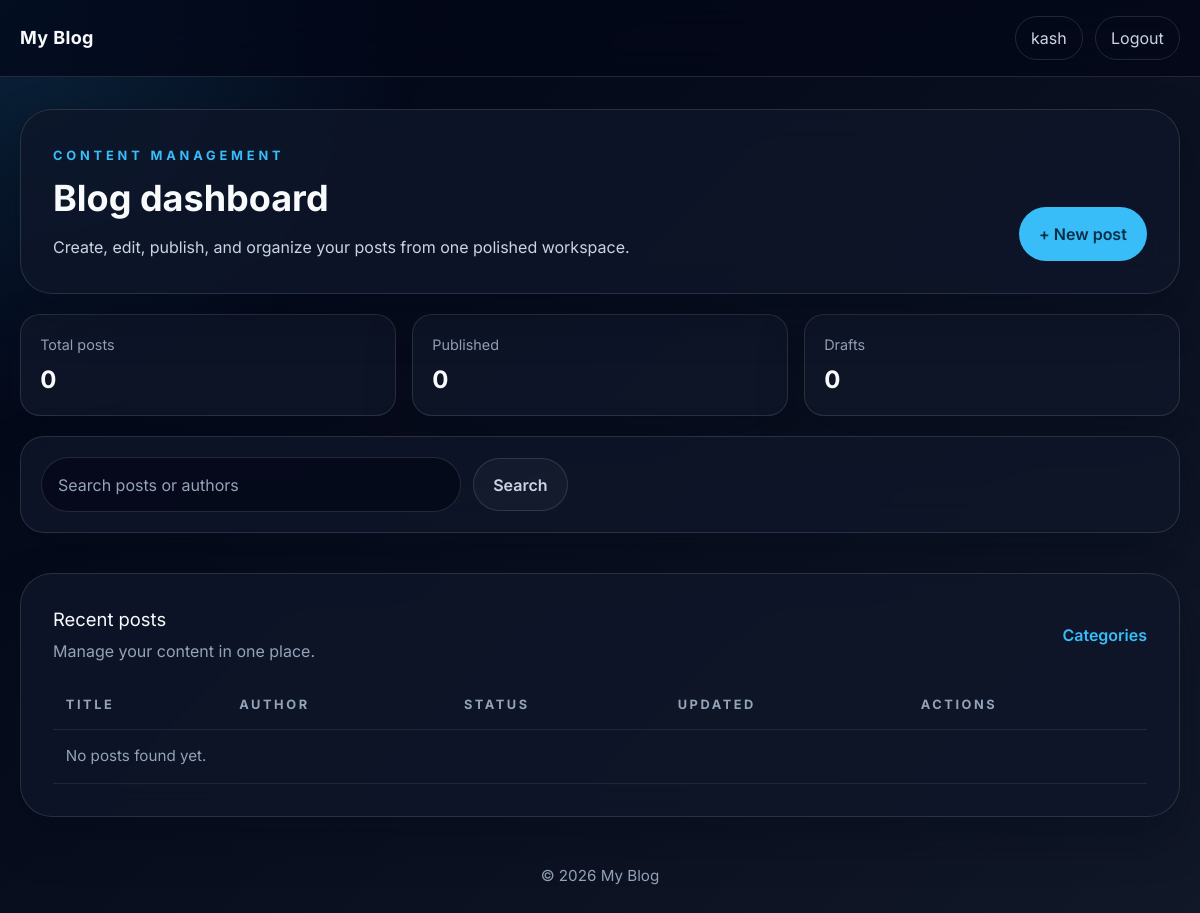
The app's page / (signed in), older data.
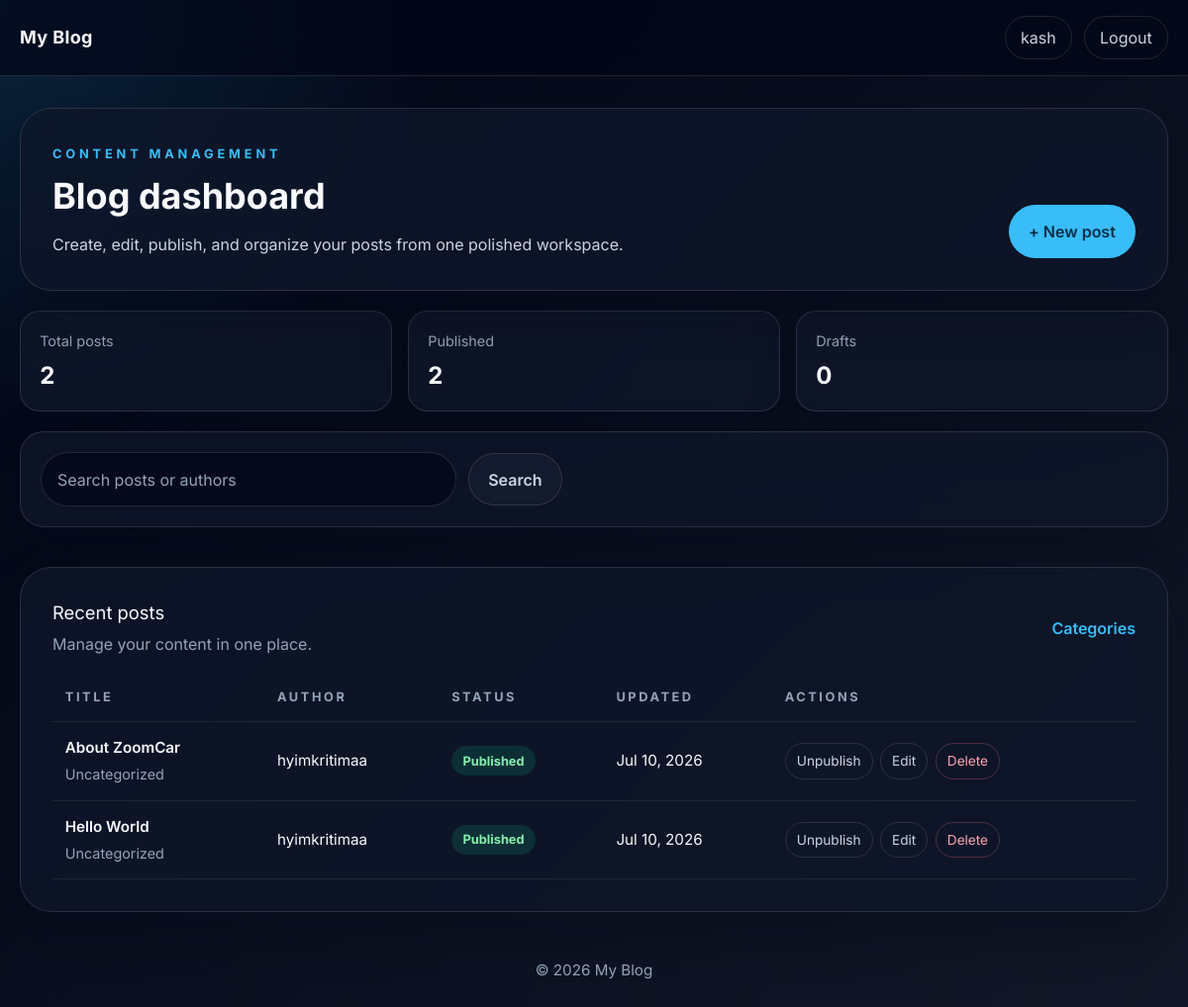
The same page, newer data.
### blog/models.py (models this page shows, shortened)
class Post(models.Model):
    title = models.CharField(max_length=200)
    slug = models.SlugField(unique=True)
    author = models.ForeignKey(User, on_delete=models.CASCADE)
    category = models.ForeignKey(Category, on_delete=models.SET_NULL, null=True, blank=True, related_name="posts")
    tags = models.ManyToManyField(Tag, blank=True, related_name="posts")
    content = models.TextField()
    excerpt = models.CharField(max_length=300, blank=True)
    cover_image = models.ImageField(upload_to="posts/", blank=True, null=True)
    published = models.BooleanField(default=False)
    created_at = models.DateTimeField(auto_now_add=True)
    updated_at = models.DateTimeField(auto_now=True)
    class Meta:
        ordering = ["-created_at"]

### blog/views.py (the view, shortened to what this page needs)
# urls.py: path("", views.PostListView.as_view(), name="post_list"),
class PostListView(ListView):
    model = Post
    template_name = "blog/post_list.html"
    context_object_name = "posts"
    paginate_by = 6
    def dispatch(self, request, *args, **kwargs):
        if request.user.is_authenticated and (request.user.is_staff or request.user.is_superuser):
            return dashboard(request)
        return super().dispatch(request, *args, **kwargs)

### blog/views.py (called while the page is built)
@staff_member_required
@login_required
def dashboard(request):
    query = request.GET.get("q", "").strip()
    posts = Post.objects.select_related("author", "category").prefetch_related("tags")
    if query:
        posts = posts.filter(Q(title__icontains=query) | Q(content__icontains=query) | Q(author__username__icontains=query))
    context = {
        "posts": posts.order_by("-created_at"),
        "query": query,
        "draft_count": Post.objects.filter(published=False).count(),
        "published_count": Post.objects.filter(published=True).count(),
    }
    return render(request, "blog/dashboard.html", context)

### templates/blog/dashboard.html (shortened to what this page needs)
{% extends "base.html" %}
{% block content %}
<div class="dashboard-shell">
  <section class="dashboard-card dashboard-hero">
    <div class="dashboard-hero__content">
      <p class="hero-kicker">Content management</p>
      <h1 class="hero-title">Blog dashboard</h1>
      <p class="hero-copy">Create, edit, publish, and organize your posts from one polished workspace.</p>
    </div>
    <a href="{% url 'blog:post_create' %}" class="btn-primary">+ New post</a>
  </section>
  <section class="dashboard-stats">
    <div class="stat-card">
      <span class="stat-label">Total posts</span>
      <strong>{{ posts|length }}</strong>
    </div>
    <div class="stat-card">
      <span class="stat-label">Published</span>
      <strong>{{ published_count }}</strong>
    </div>
    <div class="stat-card">
      <span class="stat-label">Drafts</span>
      <strong>{{ draft_count }}</strong>
    </div>
  </section>
  <section class="panel dashboard-toolbar">
    <form method="get" class="dashboard-toolbar__form">
      <input type="text" name="q" value="{{ query }}" placeholder="Search posts or authors" class="search-box" />
      <button class="btn-secondary">Search</button>
    </form>
  </section>
  <section class="dashboard-card dashboard-list">
    <div class="dashboard-list__header">
      <div>
        <h2>Recent posts</h2>
        <p>Manage your content in one place.</p>
      </div>
      <a href="{% url 'blog:category_list' %}" class="text-link">Categories</a>
    </div>
    <div class="table-wrap">
      <table class="table">
        <thead>
          <tr>
            <th>Title</th>
            <th>Author</th>
            <th>Status</th>
            <th>Updated</th>
            <th>Actions</th>
          </tr>
        </thead>
        <tbody>
          {% for post in posts %}
          <tr>
            <td>
              <div class="table-title">{{ post.title }}</div>
              <div class="table-subtitle">{{ post.category.name|default:"Uncategorized" }}</div>
            </td>
            <td>{{ post.author.get_full_name|default:post.author.username }}</td>
            <td>
              {% if post.published %}
                <span class="badge badge-published">Published</span>
              {% else %}
                <span class="badge badge-draft">Draft</span>
              {% endif %}
            </td>
            <td>{{ post.updated_at|date:"M d, Y" }}</td>
            <td>
              <div class="action-group">
                <a href="{% url 'blog:toggle_publish' post.pk %}" class="table-action">{% if post.published %}Unpublish{% else %}Publish{% endif %}</a>
                <a href="{% url 'blog:post_edit' post.pk %}" class="table-action">Edit</a>
                <a href="{% url 'blog:post_delete' post.pk %}" class="table-action danger" onclick="return confirm('Delete this post?');">Delete</a>
              </div>
            </td>
          </tr>
          {% empty %}
          <tr>
            <td colspan="5" class="empty-state-cell">No posts found yet.</td>
          </tr>
          {% endfor %}
        </tbody>
      </table>
    </div>
  </section>
</div>
{% endblock %}

### templates/base.html (shortened to what this page needs)
{% load static %}
<!DOCTYPE html>
<html lang="en">
<head>
  <link rel="stylesheet" href="{% static 'css/output.css' %}">
  <link rel="stylesheet" href="{% static 'css/custom.css' %}">
</head>
<body>
  <div class="page-shell">
    <header class="site-header">
      <div class="site-nav">
        <a href="{% url 'blog:post_list' %}" class="brand">My Blog</a>
        <div class="nav-links">
          {% if user.is_authenticated %}
            <a href="{% if user.is_staff or user.is_superuser %}{% url 'blog:dashboard' %}{% else %}{% url 'blog:post_list' %}{% endif %}" class="nav-chip">{{ user.username }}</a>
            <a href="{% url 'blog:logout' %}" class="nav-chip">Logout</a>
          {% else %}
            <a href="{% url 'blog:login' %}" class="nav-chip">Login</a>
            <a href="{% url 'blog:signup' %}" class="nav-chip">Sign up</a>
          {% endif %}
        </div>
      </div>
    </header>
    <main class="main-content">
      {% block content %}{% endblock %}
    </main>
    <footer class="page-footer">
      <p>&copy; {% now "Y" %} My Blog</p>
    </footer>
  </div>
</body>
</html>

Row changes from the older to the newer data that the page shows:
added Post: title "About ZoomCar", category.name "Uncategorized", author.get_full_name "hyimkritimaa", published "Published", updated_at "Jul 10, 2026"
added Post: title "Hello World", category.name "Uncategorized", author.get_full_name "hyimkritimaa", published "Published", updated_at "Jul 10, 2026"
Text that changed along with them:
{{ posts|length }}: "0" → "2"
{{ published_count }}: "0" → "2"
text no longer shown: "No posts found yet."
